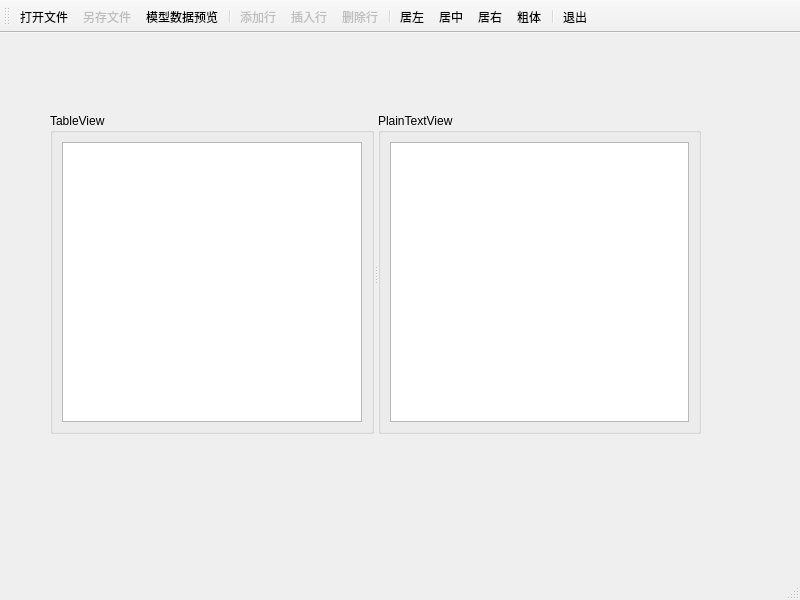
<?xml version="1.0" encoding="UTF-8"?>
<ui version="4.0">
 <class>MainWindow</class>
 <widget class="QMainWindow" name="MainWindow">
  <property name="geometry">
   <rect>
    <x>0</x>
    <y>0</y>
    <width>800</width>
    <height>600</height>
   </rect>
  </property>
  <property name="windowTitle">
   <string>MainWindow</string>
  </property>
  <widget class="QWidget" name="centralwidget">
   <widget class="QSplitter" name="splitter">
    <property name="geometry">
     <rect>
      <x>50</x>
      <y>80</y>
      <width>651</width>
      <height>321</height>
     </rect>
    </property>
    <property name="orientation">
     <enum>Qt::Horizontal</enum>
    </property>
    <widget class="QGroupBox" name="groupBox">
     <property name="title">
      <string>TableView</string>
     </property>
     <layout class="QVBoxLayout" name="verticalLayout">
      <item>
       <widget class="QTableView" name="tableView"/>
      </item>
     </layout>
    </widget>
    <widget class="QGroupBox" name="groupBox_2">
     <property name="title">
      <string>PlainTextView</string>
     </property>
     <layout class="QVBoxLayout" name="verticalLayout_2">
      <item>
       <widget class="QPlainTextEdit" name="plainTextEdit"/>
      </item>
     </layout>
    </widget>
   </widget>
  </widget>
  <widget class="QMenuBar" name="menubar">
   <property name="geometry">
    <rect>
     <x>0</x>
     <y>0</y>
     <width>800</width>
     <height>21</height>
    </rect>
   </property>
  </widget>
  <widget class="QStatusBar" name="statusbar"/>
  <widget class="QToolBar" name="toolBar">
   <property name="windowTitle">
    <string>toolBar</string>
   </property>
   <property name="toolButtonStyle">
    <enum>Qt::ToolButtonTextUnderIcon</enum>
   </property>
   <attribute name="toolBarArea">
    <enum>TopToolBarArea</enum>
   </attribute>
   <attribute name="toolBarBreak">
    <bool>false</bool>
   </attribute>
   <addaction name="actOpen"/>
   <addaction name="actSave"/>
   <addaction name="actModelData"/>
   <addaction name="separator"/>
   <addaction name="actAppend"/>
   <addaction name="actInsert"/>
   <addaction name="actDelete"/>
   <addaction name="separator"/>
   <addaction name="actAlignLeft"/>
   <addaction name="actAlignCenter"/>
   <addaction name="actAlignRight"/>
   <addaction name="actFontBold"/>
   <addaction name="separator"/>
   <addaction name="actExit"/>
  </widget>
  <action name="actOpen">
   <property name="icon">
    <iconset resource="res.qrc">
     <normaloff>:/images/images/open.bmp</normaloff>:/images/images/open.bmp</iconset>
   </property>
   <property name="text">
    <string>打开文件</string>
   </property>
   <property name="toolTip">
    <string>打开文件</string>
   </property>
  </action>
  <action name="actSave">
   <property name="enabled">
    <bool>false</bool>
   </property>
   <property name="icon">
    <iconset resource="res.qrc">
     <normaloff>:/images/images/save.bmp</normaloff>:/images/images/save.bmp</iconset>
   </property>
   <property name="text">
    <string>另存文件</string>
   </property>
   <property name="toolTip">
    <string>表格内容另存为文件</string>
   </property>
  </action>
  <action name="actAppend">
   <property name="enabled">
    <bool>false</bool>
   </property>
   <property name="icon">
    <iconset resource="res.qrc">
     <normaloff>:/images/images/append.bmp</normaloff>:/images/images/append.bmp</iconset>
   </property>
   <property name="text">
    <string>添加行</string>
   </property>
   <property name="toolTip">
    <string>添加一行</string>
   </property>
  </action>
  <action name="actInsert">
   <property name="enabled">
    <bool>false</bool>
   </property>
   <property name="icon">
    <iconset resource="res.qrc">
     <normaloff>:/images/images/306.bmp</normaloff>:/images/images/306.bmp</iconset>
   </property>
   <property name="text">
    <string>插入行</string>
   </property>
   <property name="toolTip">
    <string>插入一行</string>
   </property>
  </action>
  <action name="actDelete">
   <property name="enabled">
    <bool>false</bool>
   </property>
   <property name="icon">
    <iconset resource="res.qrc">
     <normaloff>:/images/images/delete.bmp</normaloff>:/images/images/delete.bmp</iconset>
   </property>
   <property name="text">
    <string>删除行</string>
   </property>
   <property name="toolTip">
    <string>删除当前行</string>
   </property>
  </action>
  <action name="actExit">
   <property name="icon">
    <iconset resource="res.qrc">
     <normaloff>:/images/images/exit.bmp</normaloff>:/images/images/exit.bmp</iconset>
   </property>
   <property name="text">
    <string>退出</string>
   </property>
   <property name="toolTip">
    <string>退出</string>
   </property>
  </action>
  <action name="actModelData">
   <property name="icon">
    <iconset resource="res.qrc">
     <normaloff>:/images/images/import1.bmp</normaloff>:/images/images/import1.bmp</iconset>
   </property>
   <property name="text">
    <string>模型数据预览</string>
   </property>
   <property name="toolTip">
    <string>模型数据显示到文本框里</string>
   </property>
  </action>
  <action name="actAlignLeft">
   <property name="icon">
    <iconset resource="res.qrc">
     <normaloff>:/images/images/508.bmp</normaloff>:/images/images/508.bmp</iconset>
   </property>
   <property name="text">
    <string>居左</string>
   </property>
   <property name="toolTip">
    <string>文字左对齐</string>
   </property>
  </action>
  <action name="actAlignCenter">
   <property name="icon">
    <iconset resource="res.qrc">
     <normaloff>:/images/images/510.bmp</normaloff>:/images/images/510.bmp</iconset>
   </property>
   <property name="text">
    <string>居中</string>
   </property>
   <property name="toolTip">
    <string>文字居中</string>
   </property>
  </action>
  <action name="actAlignRight">
   <property name="icon">
    <iconset resource="res.qrc">
     <normaloff>:/images/images/512.bmp</normaloff>:/images/images/512.bmp</iconset>
   </property>
   <property name="text">
    <string>居右</string>
   </property>
   <property name="toolTip">
    <string>文字右对齐</string>
   </property>
  </action>
  <action name="actFontBold">
   <property name="checkable">
    <bool>true</bool>
   </property>
   <property name="icon">
    <iconset resource="res.qrc">
     <normaloff>:/images/images/500.bmp</normaloff>:/images/images/500.bmp</iconset>
   </property>
   <property name="text">
    <string>粗体</string>
   </property>
   <property name="toolTip">
    <string>粗体字体</string>
   </property>
  </action>
 </widget>
 <resources>
  <include location="res.qrc"/>
 </resources>
 <connections>
  <connection>
   <sender>actExit</sender>
   <signal>triggered()</signal>
   <receiver>MainWindow</receiver>
   <slot>close()</slot>
   <hints>
    <hint type="sourcelabel">
     <x>-1</x>
     <y>-1</y>
    </hint>
    <hint type="destinationlabel">
     <x>399</x>
     <y>299</y>
    </hint>
   </hints>
  </connection>
 </connections>
</ui>
